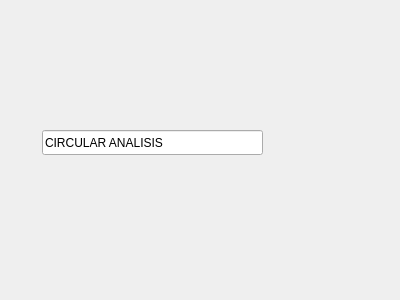
<?xml version="1.0" encoding="UTF-8"?>
<ui version="4.0">
 <class>CircularAnalisisWidget</class>
 <widget class="QWidget" name="CircularAnalisisWidget">
  <property name="geometry">
   <rect>
    <x>0</x>
    <y>0</y>
    <width>400</width>
    <height>300</height>
   </rect>
  </property>
  <property name="windowTitle">
   <string>Form</string>
  </property>
  <widget class="QLineEdit" name="lineEdit">
   <property name="geometry">
    <rect>
     <x>42</x>
     <y>130</y>
     <width>221</width>
     <height>25</height>
    </rect>
   </property>
   <property name="text">
    <string>CIRCULAR ANALISIS</string>
   </property>
  </widget>
 </widget>
 <resources/>
 <connections/>
</ui>
